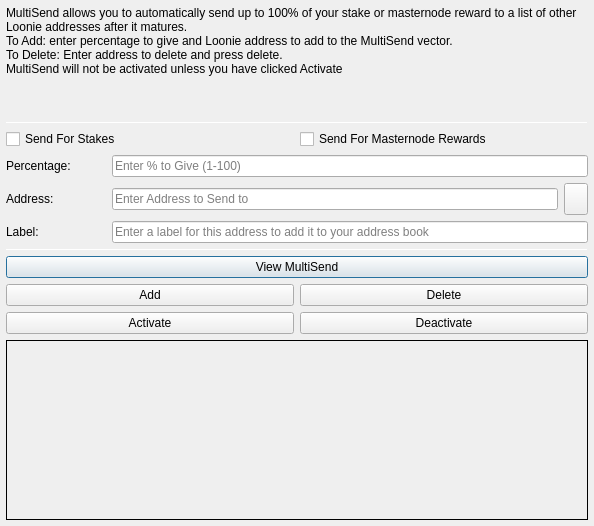
<?xml version="1.0" encoding="UTF-8"?>
<ui version="4.0">
 <class>MultiSendDialog</class>
 <widget class="QDialog" name="MultiSendDialog">
  <property name="windowModality">
   <enum>Qt::NonModal</enum>
  </property>
  <property name="geometry">
   <rect>
    <x>0</x>
    <y>0</y>
    <width>594</width>
    <height>526</height>
   </rect>
  </property>
  <property name="windowTitle">
   <string>MultiSend</string>
  </property>
  <layout class="QVBoxLayout" name="verticalLayout" stretch="0">
   <property name="leftMargin">
    <number>6</number>
   </property>
   <property name="topMargin">
    <number>6</number>
   </property>
   <property name="rightMargin">
    <number>6</number>
   </property>
   <property name="bottomMargin">
    <number>6</number>
   </property>
   <item>
    <layout class="QVBoxLayout" name="verticalLayout_Main" stretch="1,1,1,0,1,1,1">
     <item>
      <widget class="QLabel" name="label_2">
       <property name="lineWidth">
        <number>1</number>
       </property>
       <property name="text">
        <string>MultiSend allows you to automatically send up to 100% of your stake or masternode reward to a list of other Loonie addresses after it matures.
To Add: enter percentage to give and Loonie address to add to the MultiSend vector.
To Delete: Enter address to delete and press delete.
MultiSend will not be activated unless you have clicked Activate</string>
       </property>
       <property name="alignment">
        <set>Qt::AlignLeading|Qt::AlignLeft|Qt::AlignTop</set>
       </property>
       <property name="wordWrap">
        <bool>true</bool>
       </property>
      </widget>
     </item>
     <item>
      <widget class="Line" name="line">
       <property name="minimumSize">
        <size>
         <width>0</width>
         <height>1</height>
        </size>
       </property>
       <property name="maximumSize">
        <size>
         <width>16777215</width>
         <height>1</height>
        </size>
       </property>
       <property name="orientation">
        <enum>Qt::Horizontal</enum>
       </property>
      </widget>
     </item>
     <item>
      <layout class="QVBoxLayout" name="verticalLayout_Settings">
       <item>
        <layout class="QHBoxLayout" name="horizontalLayout">
         <item>
          <widget class="QCheckBox" name="multiSendStakeCheckBox">
           <property name="text">
            <string>Send For Stakes</string>
           </property>
          </widget>
         </item>
         <item>
          <widget class="QCheckBox" name="multiSendMasternodeCheckBox">
           <property name="text">
            <string>Send For Masternode Rewards</string>
           </property>
          </widget>
         </item>
        </layout>
       </item>
       <item>
        <layout class="QHBoxLayout" name="horizontalLayout_6">
         <item>
          <widget class="QLabel" name="label">
           <property name="minimumSize">
            <size>
             <width>100</width>
             <height>0</height>
            </size>
           </property>
           <property name="toolTip">
            <string>Percentage of stake to send</string>
           </property>
           <property name="text">
            <string>Percentage:</string>
           </property>
          </widget>
         </item>
         <item>
          <widget class="QLineEdit" name="multiSendPercentEdit">
           <property name="toolTip">
            <string>Enter whole numbers 1 - 100</string>
           </property>
           <property name="placeholderText">
            <string>Enter % to Give (1-100)</string>
           </property>
          </widget>
         </item>
        </layout>
       </item>
       <item>
        <layout class="QHBoxLayout" name="horizontalLayout_7">
         <item>
          <widget class="QLabel" name="label_5">
           <property name="minimumSize">
            <size>
             <width>100</width>
             <height>0</height>
            </size>
           </property>
           <property name="toolTip">
            <string>Address to send portion of stake to</string>
           </property>
           <property name="text">
            <string>Address:</string>
           </property>
          </widget>
         </item>
         <item>
          <widget class="QLineEdit" name="multiSendAddressEdit">
           <property name="toolTip">
            <string/>
           </property>
           <property name="placeholderText">
            <string>Enter Address to Send to</string>
           </property>
          </widget>
         </item>
         <item>
          <widget class="QToolButton" name="addressBookButton">
           <property name="maximumSize">
            <size>
             <width>16777215</width>
             <height>32</height>
            </size>
           </property>
           <property name="toolTip">
            <string>Choose an address from the address book</string>
           </property>
           <property name="text">
            <string/>
           </property>
           <property name="icon">
            <iconset resource="../loonie.qrc">
             <normaloff>:/icons/address-book</normaloff>:/icons/address-book</iconset>
           </property>
           <property name="shortcut">
            <string>Alt+A</string>
           </property>
          </widget>
         </item>
        </layout>
       </item>
      </layout>
     </item>
     <item>
      <layout class="QHBoxLayout" name="horizontalLayout_3">
       <item>
        <widget class="QLabel" name="label_3">
         <property name="minimumSize">
          <size>
           <width>100</width>
           <height>0</height>
          </size>
         </property>
         <property name="text">
          <string>Label:</string>
         </property>
        </widget>
       </item>
       <item>
        <widget class="QLineEdit" name="labelAddressLabelEdit">
         <property name="placeholderText">
          <string>Enter a label for this address to add it to your address book</string>
         </property>
        </widget>
       </item>
      </layout>
     </item>
     <item>
      <widget class="Line" name="line_2">
       <property name="minimumSize">
        <size>
         <width>0</width>
         <height>1</height>
        </size>
       </property>
       <property name="maximumSize">
        <size>
         <width>16777215</width>
         <height>1</height>
        </size>
       </property>
       <property name="orientation">
        <enum>Qt::Horizontal</enum>
       </property>
      </widget>
     </item>
     <item>
      <layout class="QVBoxLayout" name="verticalLayout_Buttons">
       <item>
        <layout class="QHBoxLayout" name="horizontalLayout_4">
         <item>
          <widget class="QPushButton" name="viewButton">
           <property name="toolTip">
            <string/>
           </property>
           <property name="statusTip">
            <string>View MultiSend Vector</string>
           </property>
           <property name="text">
            <string>View MultiSend</string>
           </property>
          </widget>
         </item>
        </layout>
       </item>
       <item>
        <layout class="QHBoxLayout" name="horizontalLayout_2">
         <item>
          <widget class="QPushButton" name="addButton">
           <property name="toolTip">
            <string/>
           </property>
           <property name="statusTip">
            <string>Add to MultiSend Vector</string>
           </property>
           <property name="text">
            <string>Add</string>
           </property>
          </widget>
         </item>
         <item>
          <widget class="QPushButton" name="deleteButton">
           <property name="toolTip">
            <string/>
           </property>
           <property name="statusTip">
            <string>Delete Address From MultiSend Vector</string>
           </property>
           <property name="text">
            <string>Delete</string>
           </property>
          </widget>
         </item>
        </layout>
       </item>
       <item>
        <layout class="QHBoxLayout" name="horizontalLayout_5">
         <item>
          <widget class="QPushButton" name="activateButton">
           <property name="statusTip">
            <string>Activate MultiSend</string>
           </property>
           <property name="text">
            <string>Activate</string>
           </property>
          </widget>
         </item>
         <item>
          <widget class="QPushButton" name="disableButton">
           <property name="statusTip">
            <string>Deactivate MultiSend</string>
           </property>
           <property name="text">
            <string>Deactivate</string>
           </property>
          </widget>
         </item>
        </layout>
       </item>
      </layout>
     </item>
     <item>
      <widget class="QLabel" name="message">
       <property name="minimumSize">
        <size>
         <width>0</width>
         <height>180</height>
        </size>
       </property>
       <property name="frameShape">
        <enum>QFrame::Panel</enum>
       </property>
       <property name="frameShadow">
        <enum>QFrame::Plain</enum>
       </property>
       <property name="lineWidth">
        <number>1</number>
       </property>
       <property name="midLineWidth">
        <number>1</number>
       </property>
       <property name="text">
        <string/>
       </property>
       <property name="alignment">
        <set>Qt::AlignLeading|Qt::AlignLeft|Qt::AlignTop</set>
       </property>
       <property name="wordWrap">
        <bool>true</bool>
       </property>
      </widget>
     </item>
    </layout>
   </item>
  </layout>
 </widget>
 <resources>
  <include location="../loonie.qrc"/>
 </resources>
 <connections/>
</ui>
